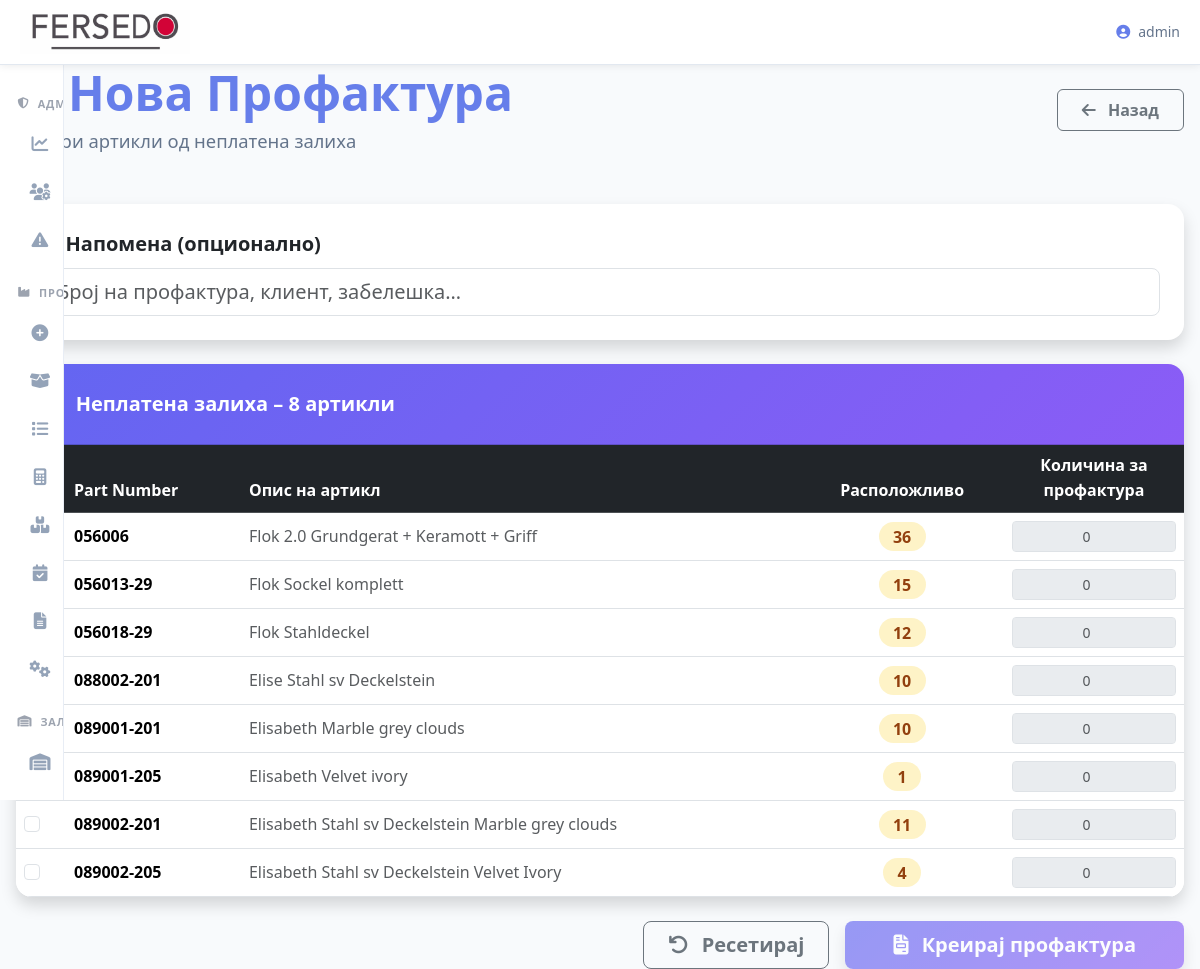
Page /zalihi/profakturi/nova (signed in) on the committed database.
### tables this page shows
CREATE TABLE parts (
    id INTEGER PRIMARY KEY AUTOINCREMENT,
    part_number TEXT UNIQUE NOT NULL,
    kamin TEXT NOT NULL,
    slika TEXT
, vid_artikal TEXT DEFAULT 'Poluproizvod', odobren INTEGER DEFAULT 0, laser INTEGER DEFAULT 0, laser_vreme INTEGER DEFAULT 0, apkant INTEGER DEFAULT 0, apkant_vreme INTEGER DEFAULT 0, mashina_rolovanje INTEGER DEFAULT 0, mashina_rolovanje_vreme INTEGER DEFAULT 0, zavaruvanje INTEGER DEFAULT 0, zavaruvanje_vreme INTEGER DEFAULT 0, brusenje INTEGER DEFAULT 0, brusenje_vreme INTEGER DEFAULT 0, drvara INTEGER DEFAULT 0, drvara_vreme INTEGER DEFAULT 0, sachmara INTEGER DEFAULT 0, sachmara_vreme INTEGER DEFAULT 0, farbara INTEGER DEFAULT 0, farbara_vreme INTEGER DEFAULT 0, laser_cena_cas REAL DEFAULT 70.0, apkant_cena_cas REAL DEFAULT 30.0, mashina_rolovanje_cena_cas REAL DEFAULT 30.0, zavaruvanje_cena_cas REAL DEFAULT 45.0, brusenje_cena_cas REAL DEFAULT 45.0, drvara_cena_cas REAL DEFAULT 45.0, sachmara_cena_cas REAL DEFAULT 55.0, farbara_cena_cas REAL DEFAULT 55.0, cena_po_cas_laser REAL DEFAULT 70.0, cena_po_cas_apkant REAL DEFAULT 30.0, cena_po_cas_rolovanje REAL DEFAULT 30.0, cena_po_cas_zavaruvanje REAL DEFAULT 45.0, cena_po_cas_brusenje REAL DEFAULT 45.0, cena_po_cas_drvara REAL DEFAULT 45.0, cena_po_cas_sachmara REAL DEFAULT 55.0, cena_po_cas_farbara REAL DEFAULT 55.0, ime TEXT);

### routes/zalihi.py (the view, shortened to what this page needs)
@zalihi_bp.route("/profakturi/nova", methods=["GET", "POST"])
@login_required
def profakturi_nova():
    conn = get_db()
    conn.row_factory = sqlite3.Row
    cursor = conn.cursor()
    _ensure_profakturi_tables(cursor)
    conn.commit()
    try:
        artikli = cursor.execute("""
            SELECT a.id, a.part_number, a.ime,
                   COALESCE(SUM(d.kolicina), 0) AS kolicina_neplatena
            FROM parts a
            LEFT JOIN zaliha_dodadi d ON a.id = d.artikl_id AND d.plateno = 0
            GROUP BY a.id
            HAVING kolicina_neplatena > 0
            ORDER BY a.part_number
        """).fetchall()
    except Exception as e:
        print(f"❌ Грешка: {e}"); artikli = []
    finally:
        conn.close()
    return render_template("profakturi_nova.html",
                           artikli=artikli,
                           today=date.today().isoformat())

### app.py (called while the page is built)
@app.context_processor
def inject_vapid_key():
    return dict(VAPID_PUBLIC_KEY=VAPID_PUBLIC_KEY)

### routes/zalihi.py (called while the page is built)
def _ensure_profakturi_tables(cursor):
    cursor.execute("""
        CREATE TABLE IF NOT EXISTS profakturi (
            id              INTEGER PRIMARY KEY AUTOINCREMENT,
            broj            TEXT    NOT NULL,
            datum           TEXT    NOT NULL,
            username        TEXT    NOT NULL,
            status          TEXT    DEFAULT 'pending',
            datum_odobrena  TEXT,
            odobrena_od     TEXT,
            napomena        TEXT
        )
    """)
    cursor.execute("""
        CREATE TABLE IF NOT EXISTS profaktura_stavki (
            id            INTEGER PRIMARY KEY AUTOINCREMENT,
            profaktura_id INTEGER NOT NULL,
            artikl_id     INTEGER NOT NULL,
            pn            TEXT    NOT NULL,
            ime           TEXT,
            kolicina      INTEGER NOT NULL
        )
    """)

### utils/db.py (called while the page is built)
def get_db():
    global DATABASE_PATH
    if DATABASE_PATH is None:
        try:
            DATABASE_PATH = current_app.config['DATABASE_PATH']
        except RuntimeError:
            DATABASE_PATH = r"C:\Users\Server\Desktop\Proekt Fersedo\instance\database.db"
    conn = sqlite3.connect(
        DATABASE_PATH,
        timeout=10,
        check_same_thread=False,
    )
    conn.row_factory = lambda cursor, row: dict(
        zip([col[0] for col in cursor.description], row)
    )
    return conn

### templates/profakturi_nova.html (shortened to what this page needs)
{% extends "base.html" %}
{% block content %}
<div class="container" style="max-width: 1200px; margin: 4rem auto; padding: 0 1rem;">
    <div class="d-flex justify-content-between align-items-center mb-5">
        <div>
            <h1 style="font-weight: 800; color: var(--primary); font-size: clamp(2rem, 6vw, 3rem); margin-bottom: 0.3rem;">
                Нова Профактура
            </h1>
            <p style="font-size: 1.15rem; color: var(--text-secondary); margin: 0;">
                Избери артикли од неплатена залиха
            </p>
        </div>
        <a href="{{ url_for('zalihi.zalihi') }}" class="btn btn-outline-secondary px-4 py-2 fw-bold">
            <i class="fas fa-arrow-left me-2"></i> Назад
        </a>
    </div>
    {% if artikli %}
    <div class="card shadow border-0 rounded-4 mb-4">
        <div class="card-body p-4">
            <label class="form-label fw-bold fs-5 mb-2">
                Напомена (опционално)
            </label>
            <input type="text" id="napomenaInput" class="form-control form-control-lg rounded-3"
                   placeholder="Број на профактура, клиент, забелешка…">
        </div>
    </div>
    <div class="card shadow border-0 rounded-4 overflow-hidden mb-4">
        <div class="card-header py-4 px-4 fw-bold fs-5"
             style="background: linear-gradient(135deg,#6366f1,#8b5cf6); color:#fff;">
            Неплатена залиха – {{ artikli|length }} артикли
        </div>
        <div class="card-body p-0">
            <div class="table-responsive">
                <table class="table table-hover align-middle mb-0" id="artikliTable">
                    <thead class="table-dark">
                        <tr>
                            <th style="width:50px;">
                            </th>
                            <th>Part Number</th>
                            <th>Опис на артикл</th>
                            <th class="text-center">Расположливо</th>
                            <th class="text-center" style="width:180px;">Количина за профактура</th>
                        </tr>
                    </thead>
                    <tbody>
                        {% for art in artikli %}
                        <tr id="row_{{ art.id }}">
                            <td>
                                <input type="checkbox" class="form-check-input art-check"
                                       data-id="{{ art.id }}"
                                       data-pn="{{ art.part_number }}"
                                       data-max="{{ art.kolicina_neplatena }}"
                                       onchange="toggleRow(this)">
                            </td>
                            <td class="fw-bold">{{ art.part_number }}</td>
                            <td class="text-muted">{{ art.ime or '—' }}</td>
                            <td class="text-center">
                                <span class="badge fs-6 rounded-pill"
                                      style="background:#fef3c7;color:#92400e;padding:.4rem .9rem;">
                                    {{ art.kolicina_neplatena }}
                                </span>
                            </td>
                            <td class="text-center">
                                <input type="number"
                                       class="form-control form-control-sm text-center qty-input"
                                       id="qty_{{ art.id }}"
                                       min="1" max="{{ art.kolicina_neplatena }}"
                                       placeholder="0"
                                       disabled
                                       oninput="validateQty(this, {{ art.kolicina_neplatena }})">
                            </td>
                        </tr>
                        {% endfor %}
                    </tbody>
                </table>
            </div>
        </div>
    </div>
    <div class="d-flex gap-3 justify-content-end flex-wrap">
        <button class="btn btn-outline-secondary btn-lg px-4 fw-bold"
                onclick="resetForm()">
            <i class="fas fa-undo me-2"></i> Ресетирај
        </button>
        <button id="btnKreraj" class="btn btn-lg px-5 fw-bold shadow"
                style="background:linear-gradient(135deg,#6366f1,#8b5cf6);color:#fff;border:none;"
                onclick="kreirajProfaktura()" disabled>
            <i class="fas fa-file-invoice me-2"></i> Креирај профактура
        </button>
    </div>
    {% endif %}
</div>
{% endblock %}

### templates/base.html (style rules this page uses)
:root { --primary: #667eea; --primary-dark: #5a67d8; --primary-light: #a5b4fc; --success: #16a34a; --danger: #dc2626; --warning: #eab308; --info: #0dcaf0; --light: #f8fafc; --dark: #0f172a; --gray: #64748b; --gray-light: #cbd5e1; --bg: #f8fafc; --surface: white; --text: #1e293b; --text-secondary: #64748b; --border: #e2e8f0; --shadow-sm: 0 2px 8px rgba(0,0,0,0.08); --shadow: 0 4px 20px rgba(0,0,0,0.1); --shadow-lg: 0 10px 40px rgba(0,0,0,0.15); --radius: 12px; --transition: all 0.3s ease; --sb-width-collapsed: 64px; --sb-width-expanded: 260px; --sb-bg: #ffffff; --sb-border: #e8edf5; --sb-item-hover: rgba(102,126,234,0.08); --sb-item-active: rgba(102,126,234,0.14); --sb-icon-color: #94a3b8; --sb-text-color: #374151; --sb-group-color: #9ca3af; --sb-shadow: 4px 0 32px rgba(15,23,42,0.10); --sb-transition: 0.4s cubic-bezier(0.4, 0, 0.2, 1); }
* { margin:0; padding:0; box-sizing:border-box; }
html, body { height:100%; font-family:system-ui, -apple-system, BlinkMacSystemFont, 'Segoe UI', Roboto, sans-serif; background:var(--bg); color:var(--text); line-height:1.6; }
body { min-height:100vh; touch-action:manipulation; }

### rows in the picture
parts: part_number "056006", ime "Flok 2.0 Grundgerat + Keramott + Griff", kolicina_neplatena "36"
parts: part_number "056013-29", ime "Flok Sockel komplett", kolicina_neplatena "15"
parts: part_number "056018-29", ime "Flok Stahldeckel", kolicina_neplatena "12"
parts: part_number "088002-201", ime "Elise Stahl sv Deckelstein", kolicina_neplatena "10"
parts: part_number "089001-201", ime "Elisabeth Marble grey clouds", kolicina_neplatena "10"
parts: part_number "089001-205", ime "Elisabeth Velvet ivory", kolicina_neplatena "1"
parts: part_number "089002-201", ime "Elisabeth Stahl sv Deckelstein Marble grey clouds", kolicina_neplatena "11"
parts: part_number "089002-205", ime "Elisabeth Stahl sv Deckelstein Velvet Ivory", kolicina_neplatena "4"

### other values in the picture
{{ session.user }} "admin"
{{ artikli|length }} "8"
